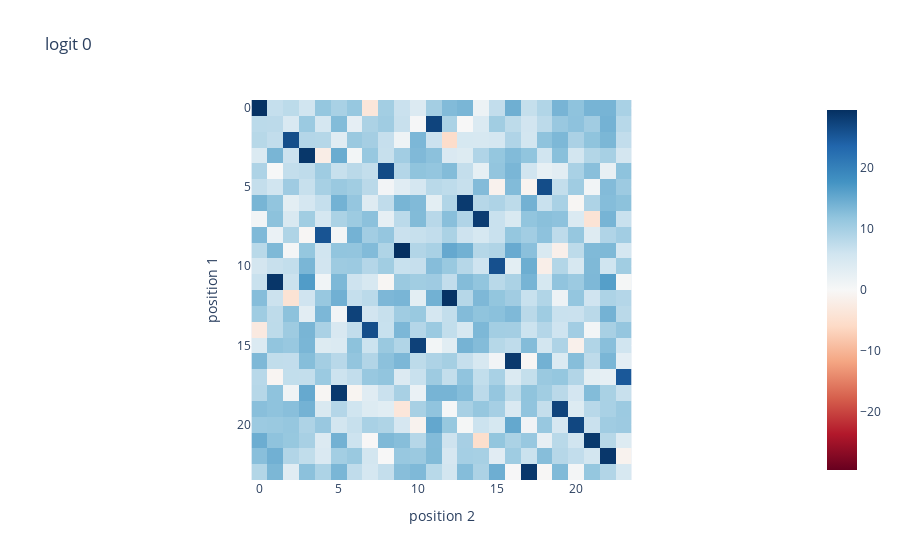
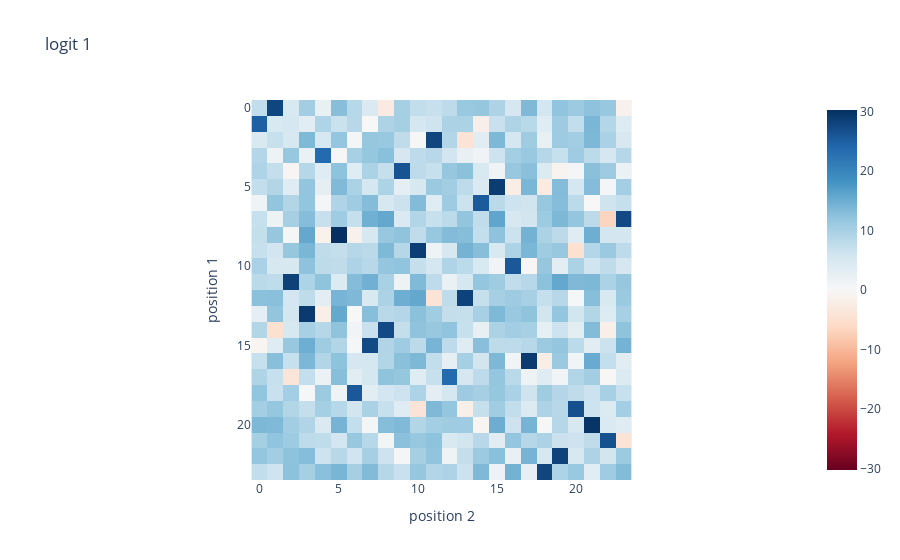

Notebook code for these charts, in order:
### Code cell
logits = activations['logits']
for neuron in range(2):
    imshow(logits[:, :, neuron], title=f'logit {neuron}', input1='position 1', input2='position 2')

### Figure 1 — Plotly figure (JSON) as saved in the notebook; plotly's stock layout.template omitted (floating-point values rounded to 4 significant figures; data arrays with more than 128 entries replaced by an {"elided": "..."} marker saying what was removed)
{"data": [{"coloraxis": "coloraxis", "hovertemplate": "position 2: %{x}<br>position 1: %{y}<br>color: %{z}<extra></extra>", "name": "0", "type": "heatmap", "xaxis": "x", "yaxis": "y", "z": {"elided": "24x24 float values"}}], "layout": {"coloraxis": {"cmid": 0, "colorscale": [[0, "rgb(103,0,31)"], [0.1, "rgb(178,24,43)"], [0.2, "rgb(214,96,77)"], [0.3, "rgb(244,165,130)"], [0.4, "rgb(253,219,199)"], [0.5, "rgb(247,247,247)"], [0.6, "rgb(209,229,240)"], [0.7, "rgb(146,197,222)"], [0.8, "rgb(67,147,195)"], [0.9, "rgb(33,102,172)"], [1, "rgb(5,48,97)"]]}, "title": {"text": "logit 0"}, "xaxis": {"anchor": "y", "constrain": "domain", "domain": [0, 1], "scaleanchor": "y", "title": {"text": "position 2"}}, "yaxis": {"anchor": "x", "autorange": "reversed", "constrain": "domain", "domain": [0, 1], "title": {"text": "position 1"}}}}

### Figure 2 — Plotly figure (JSON) as saved in the notebook; plotly's stock layout.template omitted (floating-point values rounded to 4 significant figures; data arrays with more than 128 entries replaced by an {"elided": "..."} marker saying what was removed)
{"data": [{"coloraxis": "coloraxis", "hovertemplate": "position 2: %{x}<br>position 1: %{y}<br>color: %{z}<extra></extra>", "name": "0", "type": "heatmap", "xaxis": "x", "yaxis": "y", "z": {"elided": "24x24 float values"}}], "layout": {"coloraxis": {"cmid": 0, "colorscale": [[0, "rgb(103,0,31)"], [0.1, "rgb(178,24,43)"], [0.2, "rgb(214,96,77)"], [0.3, "rgb(244,165,130)"], [0.4, "rgb(253,219,199)"], [0.5, "rgb(247,247,247)"], [0.6, "rgb(209,229,240)"], [0.7, "rgb(146,197,222)"], [0.8, "rgb(67,147,195)"], [0.9, "rgb(33,102,172)"], [1, "rgb(5,48,97)"]]}, "title": {"text": "logit 1"}, "xaxis": {"anchor": "y", "constrain": "domain", "domain": [0, 1], "scaleanchor": "y", "title": {"text": "position 2"}}, "yaxis": {"anchor": "x", "autorange": "reversed", "constrain": "domain", "domain": [0, 1], "title": {"text": "position 1"}}}}
